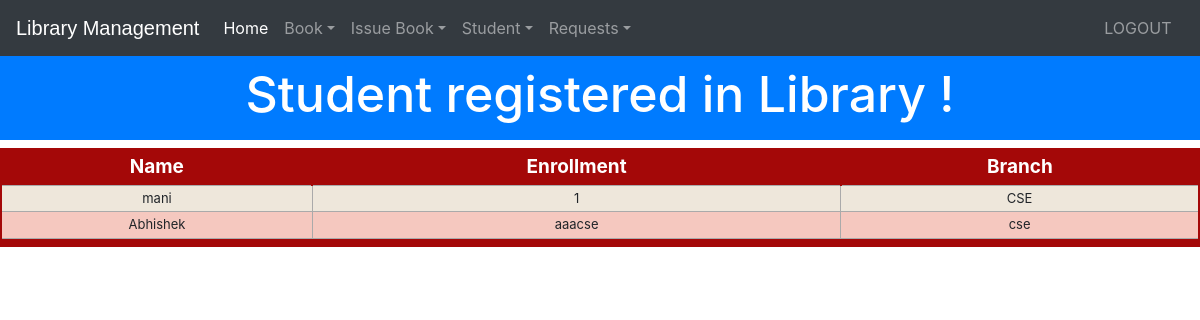
The app's page /viewstudent/ (signed in), older data.
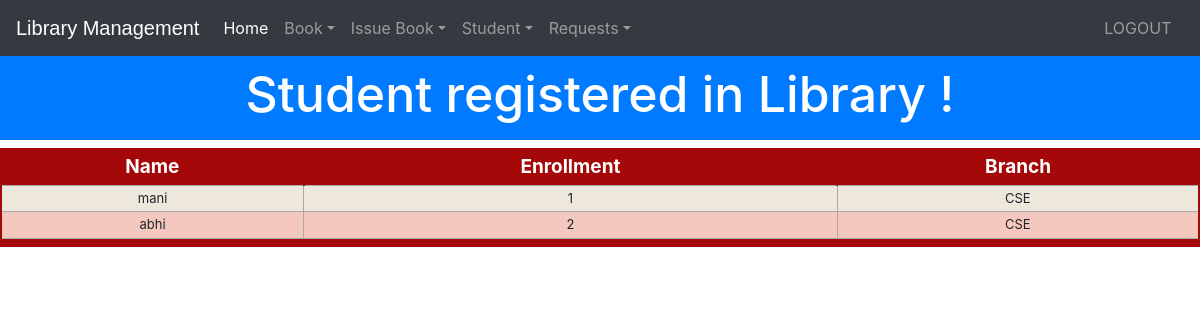
The same page, newer data.
### library/models.py (models this page shows, shortened)
class StudentExtra(models.Model):
    user=models.OneToOneField(User,on_delete=models.CASCADE)
    enrollment = models.CharField(max_length=40)
    branch = models.CharField(max_length=40)
    @property
    def get_name(self):
        return self.user.first_name

### library/views.py (the view)
# urls.py: path(r'viewstudent/', views.viewstudent_view, name='viewstudent'),
@login_required(login_url='adminlogin')
@user_passes_test(is_admin)
def viewstudent_view(request):
    students=models.StudentExtra.objects.all()
    return render(request,'library/viewstudent.html',{'students':students})

### library/views.py (called while the page is built)
def is_admin(user):
    return user.groups.filter(name='ADMIN').exists()

### templates/library/viewstudent.html (shortened to what this page needs)
<!DOCTYPE html>
<html lang="en" dir="ltr">
  <head>
  </head>
  <body>
    {% include "library/navbaradmin.html" %}
    <br>
    <br>
    <h3 class="p-3 mb-2 bg-primary text-white" style = 'font-size: 50px;text-align:center;'>Student registered in Library !</h3>
    {% if students%}
<table class="redTable">
<thead>
<tr>
<th>Name</th>
<th>Enrollment</th>
<th>Branch</th>
</tr>
</thead>
<tfoot>
<tr>
<td colspan="3">
</td>
</tr>
</tfoot>
<tbody>
  {% for s in students %}
    <tr>
      <td>{{s.get_name}}</td>
      <td>{{s.enrollment}}</td>
      <td>{{s.branch}}</td>
    </tr>
  {% endfor %}
</tbody>
</table>
{%else%}
<h1> No Student Registered in Library</h1>
{%endif%}
  </body>
</html>

### templates/library/navbaradmin.html (shortened to what this page needs)
<!DOCTYPE html>
{% load static %}
<html lang="en">
<head>
<link rel="stylesheet" href="https://stackpath.bootstrapcdn.com/bootstrap/4.3.1/css/bootstrap.min.css">
<link rel="stylesheet" href="https://maxcdn.bootstrapcdn.com/font-awesome/4.7.0/css/font-awesome.min.css">
</head>
<body>
<div class="bs-example">
    <nav class="navbar navbar-expand-md bg-dark navbar-dark fixed-top">
        <a href="/" class="navbar-brand">Library Management</a>
        <div class="collapse navbar-collapse justify-content-between" id="navbarCollapse">
            <div class="navbar-nav">
                <a href="/" class="nav-item nav-link active">Home</a>
                <div class="nav-item dropdown">
                  <a href="#" class="nav-link dropdown-toggle" data-toggle="dropdown">Book</a>
                </div>
                <div class="nav-item dropdown">
                  <a href="#" class="nav-link dropdown-toggle" data-toggle="dropdown">Issue Book</a>
                </div>
                <div class="nav-item dropdown">
                  <a href="#" class="nav-link dropdown-toggle" data-toggle="dropdown">Student</a>
                </div>
                <div class="nav-item dropdown">
                  <a href="#" class="nav-link dropdown-toggle" data-toggle="dropdown">Requests</a>
                </div>
            </div>
            <div class="navbar-nav">
                <a href="{% url 'logout' %}" class="nav-item nav-link">LOGOUT</a> &nbsp
            </div>
        </div>
    </nav>
</div>
</body>
</html>

### templates/library/viewstudent.html (style rules this page uses)
table.redTable { border: 2px solid #A40808; background-color: #EEE7DB; width: 100%; text-align: center; border-collapse: collapse; }
table.redTable td, table.redTable th { border: 1px solid #AAAAAA; padding: 3px 2px; }
table.redTable tbody td { font-size: 13px; }
table.redTable tr:nth-child(even) { background: #F5C8BF; }
table.redTable thead { background: #A40808; }
table.redTable thead th { font-size: 19px; font-weight: bold; color: #FFFFFF; text-align: center; border-left: 2px solid #A40808; }
table.redTable thead th:first-child { border-left: none; }
table.redTable tfoot { font-size: 13px; font-weight: bold; color: #FFFFFF; background: #A40808; }
table.redTable tfoot td { font-size: 13px; }

### templates/library/navbaradmin.html (style rules this page uses)
.bs-example { margin: 0px; }
.navbar-brand { font-size: 20px; font-family: sans-serif; }

Row changes from the older to the newer data that the page shows:
changed StudentExtra: get_name "Abhishek" → "abhi"; enrollment "aaacse" → "2"; branch "cse" → "CSE"
